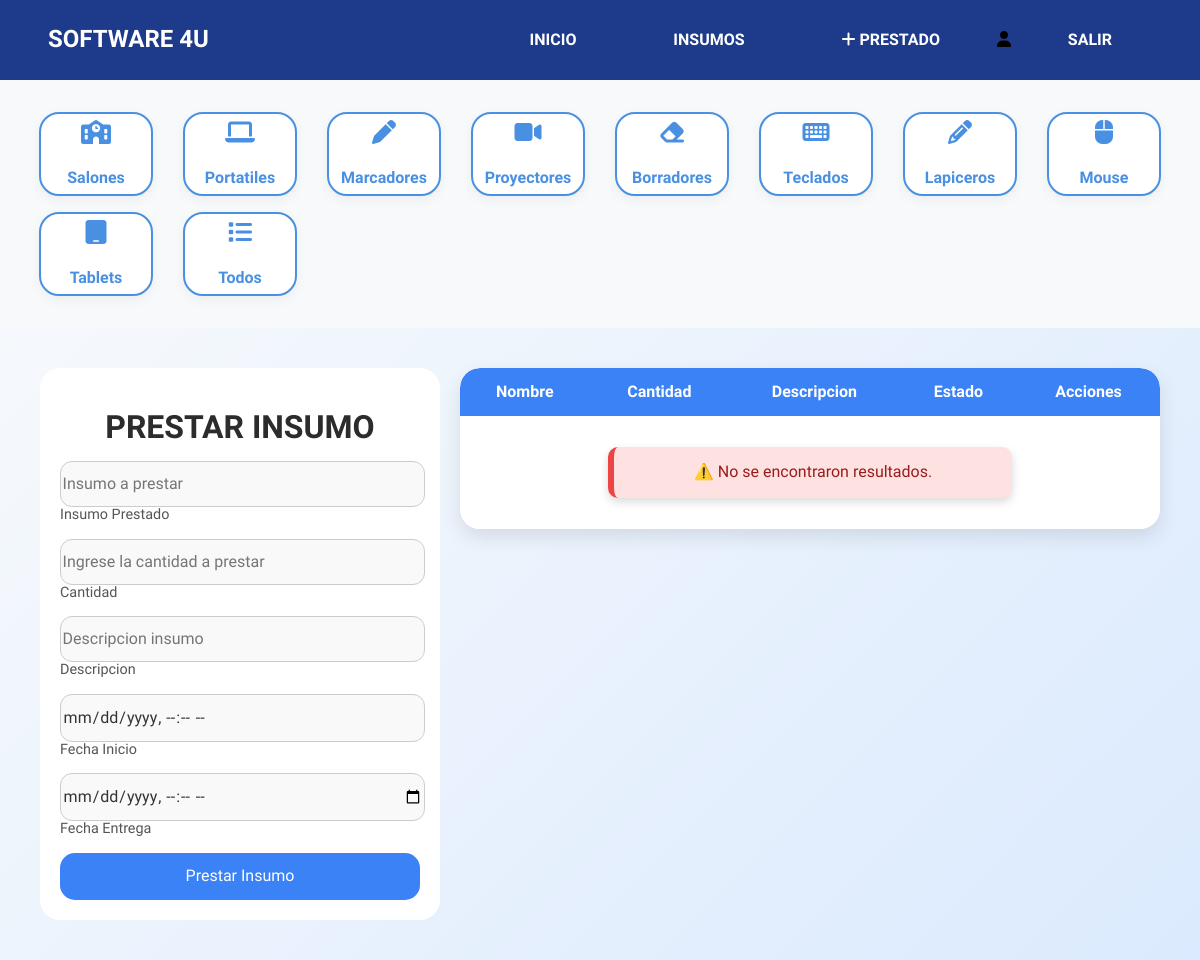
The page /php/funcionario/funcionario-insumos.php on the database as committed earlier.
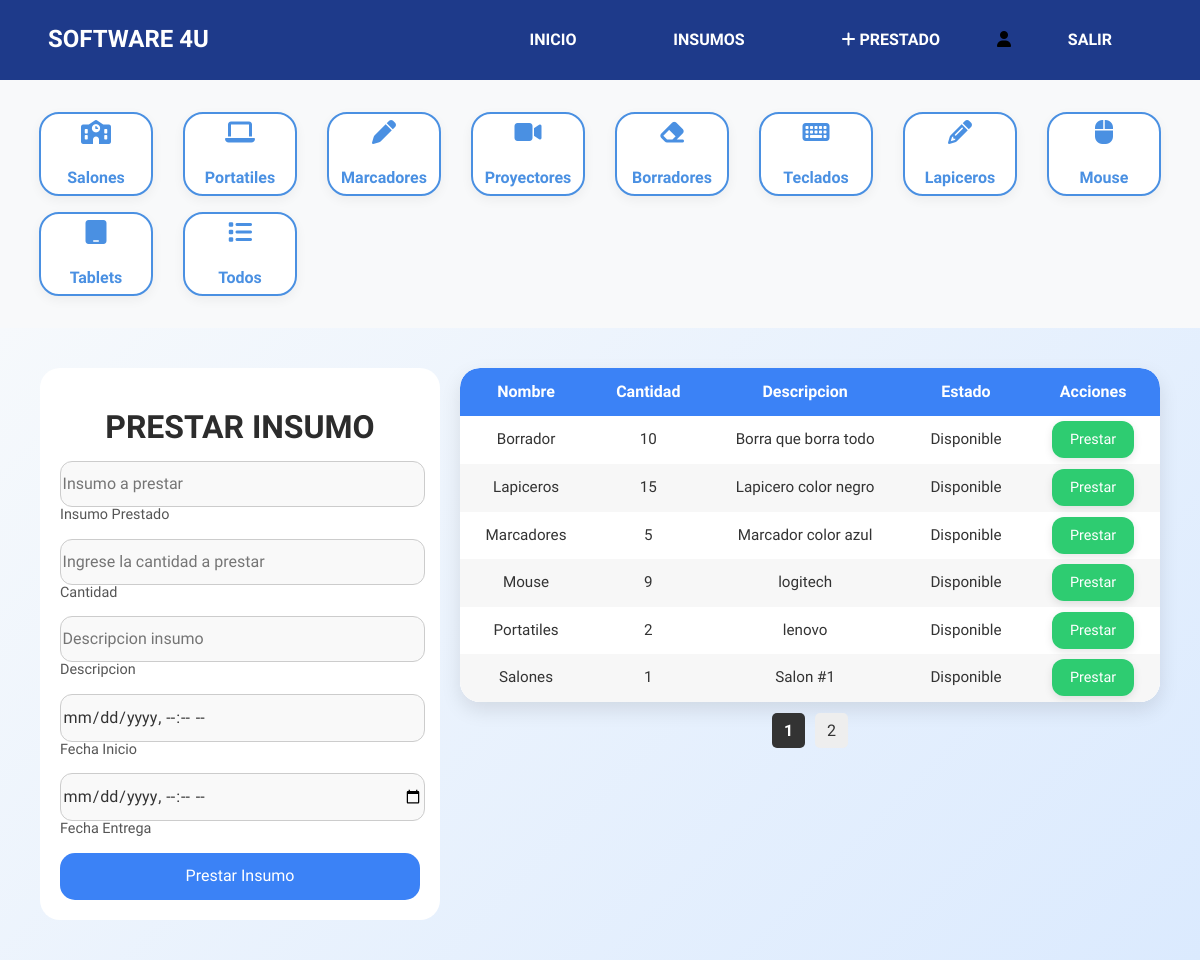
The same page on the database as committed later.
### tables this page shows
CREATE TABLE
    Insumos (
        id INT AUTO_INCREMENT PRIMARY KEY,
        tipo_id_nombre INT,
        Descripcion TEXT,
        Cantidad INT DEFAULT 1,
        Estado VARCHAR(15),
        FechaRegistro DATETIME,
        FOREIGN KEY (tipo_id_nombre) REFERENCES tipos_insumos (id) ON DELETE SET NULL ON UPDATE CASCADE
    );

CREATE TABLE
    tipos_insumos (
        id INT AUTO_INCREMENT PRIMARY KEY,
        nombre VARCHAR(100) NOT NULL UNIQUE
    );

### php/funcionario/funcionario-insumos.php (the view, shortened to what this page needs)
<?php
include "../../ConexionSQL/conexion.php";
include "../../ConexionSQL/paginacion.php";
if (isset($_SESSION['usuario_id']) && isset($_SESSION['nombre'])) {
    $nombreUsuario = $_SESSION['nombre'];
} else {
    $nombreUsuario = "";
}
?>
<!DOCTYPE html>
<html lang="en">
<head>
    <link rel="stylesheet" href="https://cdnjs.cloudflare.com/ajax/libs/normalize/8.0.1/normalize.min.css">
    <link rel="stylesheet" href="http://localhost/proyectofinal/assets/css/profe-insumos.css">
    <link rel="stylesheet" href="http://localhost/proyectofinal/assets/css/menu.css">
    <link rel="stylesheet" href="http://localhost/proyectofinal/assets/css/paginacion.css">
    <link rel="stylesheet" href="http://localhost/proyectofinal/assets/css/alerts.css">
    <link rel="stylesheet" href="https://cdnjs.cloudflare.com/ajax/libs/font-awesome/6.5.0/css/all.min.css" />
</head>
<body>
    <nav>
        <div class="logo">Software 4U</div>
        <ul class="list">
            <li><a href="funcionario-inicio.php">Inicio</a></li>
            <li><a href="funcionario-insumos.php">Insumos</a></li>
            <li><a href="funcionario-prestado.php"><i class="fa-solid fa-plus"></i> Prestado</a></li>
            <li><i class="fa-solid fa-user"></i> <?php echo $nombreUsuario; ?></li>
            <li><a href="../../ConexionSQL/cerrar.php">Salir</a></li>
        </ul>
    </nav>
    <div class="categorias">
        <button class="categoria-btn" data-categoria="1"><i class="fa-solid fa-school"></i><br>Salones</button>
        <button class="categoria-btn" data-categoria="2"><i class="fa-solid fa-laptop"></i><br>Portatiles</button>
        <button class="categoria-btn" data-categoria="3"><i class="fa-solid fa-pen"></i><br>Marcadores</button>
        <button class="categoria-btn" data-categoria="4"><i class="fa-solid fa-video"></i><br>Proyectores</button>
        <button class="categoria-btn" data-categoria="5"><i class="fa-solid fa-eraser"></i><br>Borradores</button>
        <button class="categoria-btn" data-categoria="6"><i class="fa-solid fa-keyboard"></i></i><br>Teclados</button>
        <button class="categoria-btn" data-categoria="7"><i class="fa-solid fa-pencil"></i><br>Lapiceros</button>
        <button class="categoria-btn" data-categoria="8"><i class="fa-solid fa-computer-mouse"></i></i><br>Mouse</button>
        <button class="categoria-btn" data-categoria="9"><i class="fa-solid fa-tablet"></i><br>Tablets</button>
        <button class="categoria-btn" data-categoria="todos"><i class="fa-solid fa-list"></i><br>Todos</button>
    </div>
    <main>
        <section class="content">
            <div class="grid-container">
                <div class="formulario">
                    <h1>PRESTAR INSUMO</h1>
                    <form method="post">
                        <div class="cotainer">
                            <div class="congrup">
                                <input type="text" id="name" class="form_input" placeholder="Insumo a prestar" name="insprestado" readonly>
                                <label for="name" class="form_label">Insumo Prestado</label>
                            </div>
                            <div class="congrup">
                                <input type="number" id="cantidad" class="form_input" placeholder="Ingrese la cantidad a prestar" name="cantidad">
                                <label for="cantidad" class="form_label">Cantidad</label>
                            </div>
                            <div class="congrup">
                                <input type="text" id="descripcion" class="form_input" placeholder="Descripcion insumo" name="descripcion" readonly>
                                <label for="descripcion" class="form_label">Descripcion</label>
                            </div>
                            <div class="congrup">
                                <input type="datetime-local" id="fecha-inicio" class="form_input" placeholder=" "
                                    name="fecha-prestamo" readonly>
                                <label for="fecha-inicio" class="form_label">Fecha Inicio</label>
                            </div>
                            <div class="congrup">
                                <input type="datetime-local" id="fecha-entrega" class="form_input" placeholder=" "
                                    name="fecha-entrega">
                                <label for="fecha-registro" class="form_label">Fecha Entrega</label>
                            </div>
                            <input class="form_submit" type="submit" value="Prestar Insumo">
                        </div>
                    </form>
                </div>
                <div class="container-form">
                    <div class="crud">
                        <table>
                            <thead>
                                <th>Nombre</th>
                                <th>Cantidad</th>
                                <th>Descripcion</th>
                                <th>Estado</th>
                                <th>Acciones</th>
                            </thead>
                            <tbody>
                                <?php
                                $paginaActual = isset($_GET['pagina']) ? (int)$_GET['pagina'] : 1;
                                $registrosPorPagina = 6;
                                $sqlBase = "SELECT Insumos.id, tipos_insumos.nombre AS TipoNombre, Insumos.Descripcion, Insumos.Cantidad, Insumos.Estado
                                FROM Insumos
                                LEFT JOIN tipos_insumos ON Insumos.tipo_id_nombre = tipos_insumos.id
                                WHERE Insumos.Estado = 'Disponible'
                                AND Insumos.Cantidad > 0";
                                $result = obtenerDatosPaginados($conn, $sqlBase, $paginaActual, $registrosPorPagina);
                                $totalPaginas = obtenerTotalPaginas($conn, $sqlBase, $registrosPorPagina);
                                if ($result === false) {
                                    echo "Error en la consulta: " . $conn->error;
                                } else {
                                    if ($result->num_rows > 0) {
                                        while ($datos = $result->fetch_object()) {
                                            echo "<tr>";
                                            echo "<td>" . htmlspecialchars($datos->TipoNombre) . "</td>";
                                            echo "<td>" . $datos->Cantidad . "</td>";
                                            echo "<td class='descripcion'>" . $datos->Descripcion . "</td>";
                                            echo "<td>" . $datos->Estado . "</td>";
                                            echo "<td><a data-insumoid='" . $datos->id . "' class='my-button-prestar'>Prestar</a>";
                                        }
                                    } else {
                                        $mensaje = '<div class="alert error">⚠️ No se encontraron resultados.</div>';
                                        echo "<tr><td colspan='5'>$mensaje</td></tr>";
                                    }
                                }
                                ?>
                            </tbody>
                        </table>
                    </div>
                    <div class="paginacion-wrapper">
                        <?php mostrarPaginacion($paginaActual, $totalPaginas); ?>
                    </div>
                </div>
            </div>
        </section>
    </main>
</body>
</html>

### ConexionSQL/paginacion.php
<?php
function obtenerDatosPaginados($conn, $sqlBase, $paginaActual, $registrosPorPagina = 10) {
    $offset = ($paginaActual - 1) * $registrosPorPagina;
    $sql = $sqlBase . " LIMIT $registrosPorPagina OFFSET $offset";
    return $conn->query($sql);
}
function obtenerTotalPaginas($conn, $sqlBase, $registrosPorPagina = 5) {
    $sqlCount = "SELECT COUNT(*) as total FROM (" . $sqlBase . ") as subquery";
    $result = $conn->query($sqlCount);
    $row = $result->fetch_assoc();
    $totalRegistros = $row['total'];
    return ceil($totalRegistros / $registrosPorPagina);
}
function mostrarPaginacion($paginaActual, $totalPaginas) {
    echo "<div class='paginacion'>";
    for ($i = 1; $i <= $totalPaginas; $i++) {
        if ($i == $paginaActual) {
            echo "<span class='pagina-actual'>$i</span>";
        } else {
            echo "<a href='?pagina=$i'>$i</a>";
        }
    }
    echo "</div>";
}
?>

### assets/css/profe-insumos.css (style rules this page uses)
html, body { height: 100%; margin: 0; padding: 0; box-sizing: border-box; font-family: 'Urbanist', 'Rubik', sans-serif; background: linear-gradient(135deg, #f6f9fc, #dbeafe); overflow-x: hidden; }
.content { flex: 1; background: linear-gradient(135deg, #f6f9fc, #dbeafe); overflow: auto; padding: 20px; }
.grid-container { display: grid; grid-template-columns: 1fr; gap: 20px; padding: 20px; overflow: visible; }
@media (min-width: 768px) { .grid-container { grid-template-columns: 400px 1fr; } }
.formulario { background-color: white; max-height: 550px; padding: 20px; border-radius: 20px; animation: fadeIn 1s ease-in-out; }
.formulario h1 { text-align: center; margin-bottom: 15px; color: #2c2c2c; font-weight: "bold"; animation: slideUp 1s ease-in-out; }
.formulario .cotainer { display: grid; gap: 10px; animation: slideUp 1s ease-in-out; }
.formulario .congrup { display: flex; flex-direction: column; }
.form_label { margin-bottom: 5px; font-size: 0.9em; color: #555; }
.form_input { width: 100%; padding: 0.8em 0.1em; border: 1px solid #ccc; border-radius: 12px; background-color: #f9f9f9; color: #333; transition: border 0.3s ease, box-shadow 0.3s ease; }
.form_submit { background-color: #3B82F6; color: white; font-size: 1rem; font-weight: 500; padding: 0.9em; border: none; border-radius: 15px; cursor: pointer; transition: background-color 0.3s ease, transform 0.2s ease; }
.crud { width: 100%; background-color: #fff; border-radius: 20px; overflow: hidden; box-shadow: 0 8px 20px rgba(0, 0, 0, 0.1); overflow-x: auto; animation: slideUp 1s ease-in-out; }
table { width: 100%; border-collapse: collapse; border-radius: 20px; overflow: hidden; background-color: #ffffff; }
thead { background-color: #3B82F6; color: white; }
thead th { padding: 15px; font-size: 1rem; font-weight: 600; text-align: center; }
tbody tr { transition: background-color 0.2s ease; }
tbody tr:nth-child(even) { background-color: #f7f7f7; }
td { padding: 15px; text-align: center; font-size: 0.95rem; color: #333; }
td.descripcion { max-width: 200px; white-space: nowrap; overflow-x: auto; overflow-y: hidden; }
.my-button-prestar { padding: 10px 18px; border: none; border-radius: 12px; cursor: pointer; font-size: 0.9rem; transition: background-color 0.3s ease, transform 0.2s ease; box-shadow: 0 3px 8px rgba(0, 0, 0, 0.1); }
.my-button-prestar { background-color: #2ecc71; color: white; }
.categorias { display: grid; grid-template-columns: repeat(auto-fill, minmax(120px, 1fr)); margin-top: 80px; gap: 1rem; padding: 2rem; justify-items: center; background: #f8f9fa; }
.categoria-btn { all: unset; display: flex; flex-direction: column; align-items: center; justify-content: center; width: 110px; height: 80px; background: white; border: 2px solid #4A90E2; color: #4A90E2; border-radius: 20px; font-family: 'Urbanist', sans-serif; font-weight: 600; text-align: center; cursor: pointer; box-shadow: 0 4px 12px rgba(0, 0, 0, 0.05); transition: all 0.3s ease; }
.categoria-btn i { font-size: 1.5rem; margin-bottom: 0.4rem; }

### assets/css/menu.css (style rules this page uses)
body { padding: 0px; margin: 0px; }
nav { position: fixed; z-index: 10; left: 0; right: 0; top: 0; padding: 0 4%; height: 80px; background-color: #1E3A8A; }
nav .logo { float: left; width: 40%; height: 100%; display: flex; align-items: center; font-size: 24px; font-weight: bold; color: white; text-transform: uppercase; }
nav .list { float: right; padding: 0; margin: 0; width: 60%; height: 100%; display: flex; justify-content: space-between; align-items: center; }
nav .list li { list-style: none; }
nav .list a { display: block; text-transform: uppercase; padding: 15px 25px; font-size: 16px; font-weight: bold; color: white; text-decoration: none; border-radius: 25px; transition: all 300ms ease; padding: 15px 40px 15px 40px; }

### assets/css/paginacion.css (style rules this page uses)
.paginacion { margin-top: 20px; text-align: center; animation: slideUp 1s ease-in-out; }
.paginacion a, .paginacion .pagina-actual { margin: 0 5px; padding: 8px 12px; border-radius: 5px; background-color: #eee; color: #333; text-decoration: none; animation: fadeIn 1s ease-in-out; }
.paginacion .pagina-actual { font-weight: bold; background-color: #333; color: #fff; }

### assets/css/alerts.css (style rules this page uses)
.alert { padding: 1em 1.5em; margin: 1em auto; border-radius: 10px; width: 90%; max-width: 350px; font-family: 'Dosis', sans-serif; font-size: 1rem; box-shadow: 0 4px 10px rgba(0, 0, 0, 0.15); position: relative; animation: fadeIn 0.6s ease-out; z-index: 20; }
.alert.error { background-color: #fee2e2; color: #991b1b; border-left: 6px solid #ef4444; }

Rows that differ between the two databases and show on the page:
added insumos: tipo_id_nombre.nombre "Borrador", Cantidad "10", Descripcion "Borra que borra todo", Estado "Disponible"
added insumos: tipo_id_nombre.nombre "Lapiceros", Cantidad "15", Descripcion "Lapicero color negro", Estado "Disponible"
added insumos: tipo_id_nombre.nombre "Marcadores", Cantidad "5", Descripcion "Marcador color azul", Estado "Disponible"
added insumos: tipo_id_nombre.nombre "Mouse", Cantidad "9", Descripcion "logitech", Estado "Disponible"
added insumos: tipo_id_nombre.nombre "Portatiles", Cantidad "2", Descripcion "lenovo", Estado "Disponible"
added insumos: tipo_id_nombre.nombre "Salones", Cantidad "1", Descripcion "Salon #1", Estado "Disponible"
Other text that changed with them:
new list line: "1"
new list line: "2"
text no longer shown: "⚠️ No se encontraron resultados."
